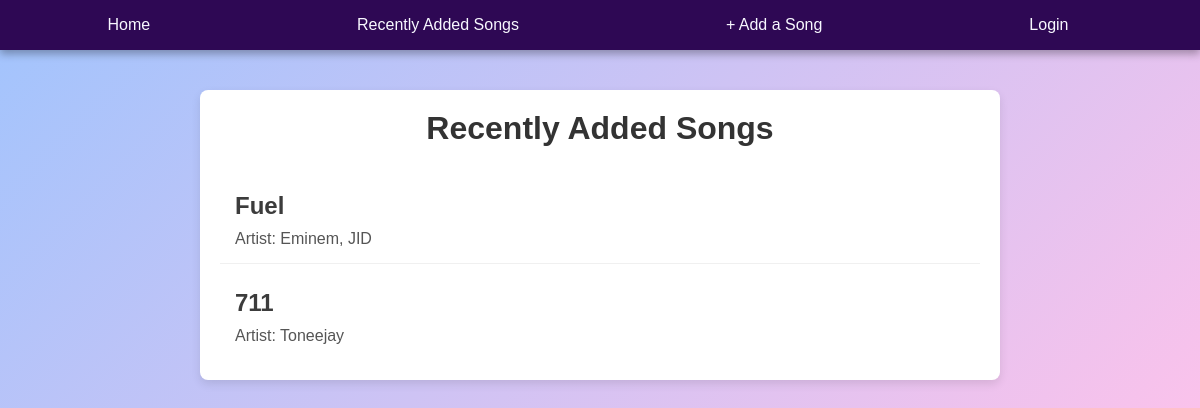
/song/, run on an earlier commit of the app's database.
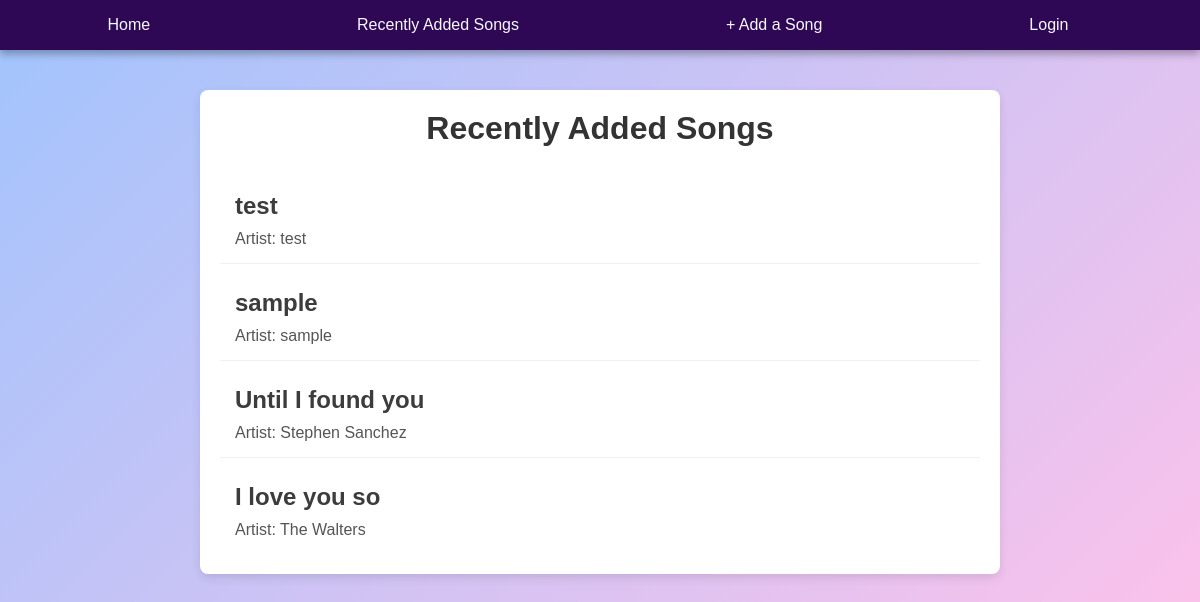
And on a later commit of the database.
### app/models.py (models this page shows, shortened)
class Song(models.Model):
    title = models.CharField(max_length=100)
    artist = models.CharField(max_length=100)
    genre = models.CharField(max_length=50)
    release_date = models.DateField()
    moods = models.ManyToManyField(Mood, related_name="songs")
    youtube_embed_code = models.TextField(blank=True, null=True)  # Changed to TextField for embed code
    user = models.ForeignKey(User, on_delete=models.CASCADE)
    created_at = models.DateTimeField(auto_now_add=True)

### app/views.py (the view)
# urls.py: path('song/', songPageView.as_view(), name='song'),
class songPageView(ListView):
    model = Song
    context_object_name = 'songs'
    template_name = 'app/song.html'
    ordering = ['-created_at']

### app/templates/app/song.html
{% extends 'app/base.html' %}
{% load static %}
{% block content %}
    <link rel="stylesheet" type="text/css" href="{% static 'css/song_list.css' %}">
    <div class="song-list-container">
        <h1>Recently Added Songs</h1>
        {% for song in songs %}
            <div class="song-entry">
                <h2><a href="{% url 'song_detail' song.pk %}" class="song-title">{{ song.title }}</a></h2>
                <p>Artist: {{ song.artist }}</p>
            </div>
        {% endfor %}
    </div>
{% endblock content %}

### app/templates/app/base.html (shortened to what this page needs)
{% load static %}
<!DOCTYPE html>
<html lang="en">
<head>
    <link rel="stylesheet" href="{% static 'css/base.css' %}">
</head>
<body>
    {% include 'app/navbar.html' %}
    {% block content %}
    {% endblock content %}
</body>
</html>

### app/templates/app/navbar.html
<nav>
    <a href="{% url 'main_page' %}">Home</a>
    <a href="{% url 'song' %}">Recently Added Songs</a>
    <a href="{% url 'new_song' %}">+ Add a Song</a>
    {% if user.is_authenticated %}
        <a href="{% url 'playlist_list' %}">My Playlists</a>
        <a href="{% url 'create_playlist' %}">+ Create Playlist</a>
        <div class="user-info">
            <p>Hello {{ user.username }}</p>
            <form action="{% url 'logout' %}" method="post" class="logout-form">
                {% csrf_token %}
                <button type="submit" class="logout-btn">Logout</button>
            </form>
        </div>
    {% else %}
        <a href="{% url 'login' %}" class="login-link">Login</a>
    {% endif %}
</nav>

### static/css/base.css (style rules this page uses)
* { margin: 0; padding: 0; box-sizing: border-box; }
body { font-family: Arial, sans-serif; background: linear-gradient(135deg, #a1c4fd, #fbc2eb); color: #F8F8FF; }
nav { background-color: #2E0854; padding: 1rem; display: flex; justify-content: space-around; align-items: center; box-shadow: 0 4px 8px rgba(0, 0, 0, 0.3); }
nav a { color: #F8F8FF; text-decoration: none; font-size: 1rem; margin-right: 1.5rem; transition: color 0.3s ease; }

### static/css/song_list.css (style rules this page uses)
.song-list-container { max-width: 800px; margin: 40px auto; padding: 20px; background-color: #fff; border-radius: 8px; box-shadow: 0 4px 10px rgba(0, 0, 0, 0.1); }
.song-list-container h1 { font-size: 32px; color: #333; margin-bottom: 20px; text-align: center; }
.song-entry { padding: 15px; border-bottom: 1px solid #f0f0f0; }
.song-entry:last-child { border-bottom: none; }
.song-entry h2 { font-size: 24px; margin: 10px 0; }
.song-entry .song-title { text-decoration: none; color: #3c3c3c; transition: color 0.3s ease; }
.song-entry p { font-size: 16px; color: #555; }

What changed in the data, as far as the page shows it:
removed Song: title "Fuel", artist "Eminem, JID"
removed Song: title "711", artist "Toneejay"
added Song: title "test", artist "test"
added Song: title "sample", artist "sample"
added Song: title "Until I found you", artist "Stephen Sanchez"
added Song: title "I love you so", artist "The Walters"
